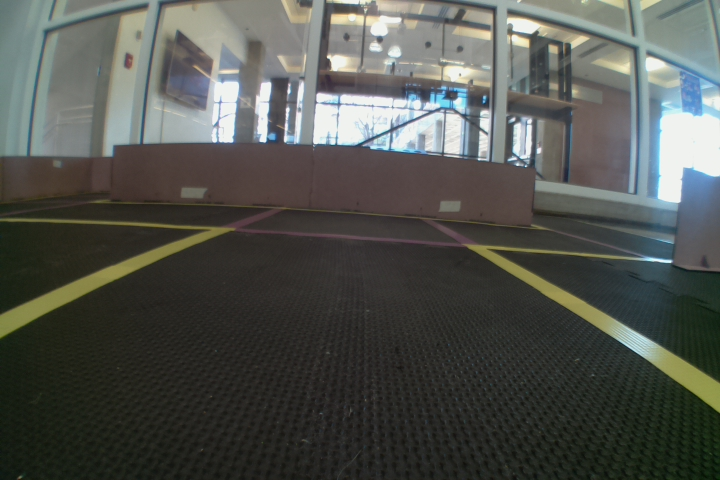
#> input picture Projects/Navigator/images/img5.jpg, 720 x 480 px
$ python segmentation.py
#> lines starting #> are read from the running program, lines starting #| are printed output that depends on the picture; after the words box and inside, x2 and y2 are one past the last pixel; in counts of white or black regions, pixels touching at a corner belong together; long printed decimals are rounded
import cv2 as cv
import numpy as np
import matplotlib.pyplot as plt
from mpl_toolkits.mplot3d import Axes3D
from matplotlib import cm
from matplotlib import colors
import imutils
from matplotlib.collections import LineCollection
#from picamera import PiCamera

def nothing(x):
	pass

# read/display original image
image = cv.imread('images/img5.jpg', 1)
#> image is the input picture: shape (480, 720, 3); mean B, G, R 78.8, 84, 81.5
image = image[int(image.shape[0]/3):image.shape[0],0:image.shape[1]]
#> image: shape (320, 720, 3)
base_image = image.copy()
fig, ((ax1, ax2, ax3, ax4), (ax5, ax6, ax7, ax8)) = plt.subplots(2, 4, figsize=(15,7))
hsv = cv.cvtColor(image, cv.COLOR_RGB2HSV)
#> hsv: shape (320, 720, 3); mean H, S, V 85.3, 51.7, 56.9
blurred = cv.bilateralFilter(image, 10, 75, 75)
#blurred_hsv = cv.GaussianBlur(hsv,(5,5),0)
#blurred_hsv = cv.medianBlur(gray, 5)
blurred_hsv = cv.cvtColor(blurred, cv.COLOR_RGB2HSV)
#> blurred_hsv: shape (320, 720, 3); mean H, S, V 85.9, 50.4, 56.7
#cv.adaptiveThreshold(gray,255,cv.ADAPTIVE_THRESH_GAUSSIAN_C,cv.THRESH_BINARY,11,2)

ax1.imshow(blurred)
ax2.imshow(blurred_hsv)
ax1.set_title('blurred')
ax2.set_title('blurred_hsv')

# [5 lines of commented-out code are left out]

"""
while 1:
	upper = np.array([230, 200, 120])
	lower = np.array([150, 120, 0])

	mask = cv.inRange(image, lower, upper)
	seg_img = cv.bitwise_and(image, image, mask=mask)

	cv.imshow('View', seg_img)
	cv.waitKey()

	if cv.getTrackbarPos('Upper/Lower', 'View'):
		upper[0] = cv.getTrackbarPos('R', 'View')
		upper[1] = cv.getTrackbarPos('G', 'View')
		upper[2] = cv.getTrackbarPos('B', 'View')
	else:
		lower[0] = cv.getTrackbarPos('R', 'View')
		lower[1] = cv.getTrackbarPos('G', 'View')
		lower[2] = cv.getTrackbarPos('B', 'View')
"""
low_noise = np.array([[20,0,100],[95,85,150]])

l_hsv = np.array([20,0, 100])
h_hsv = np.array([95,255, 255])

upp_noise = np.array([[90,60,100],[95,140,220]])

low_rgb = np.array([140, 140, 70])
upp_rgb = np.array([255, 255, 245])

mask1 = cv.inRange(blurred_hsv, l_hsv, h_hsv)
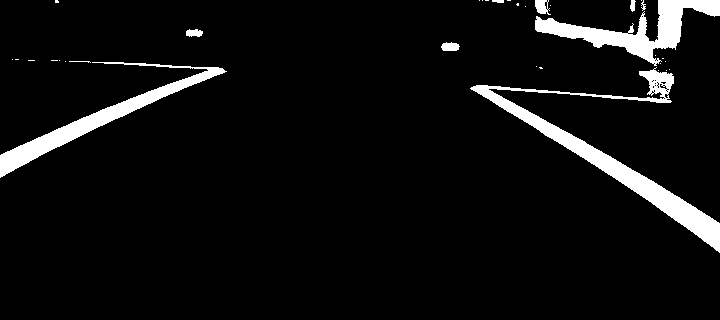
#> mask1: shape (320, 720); 5.9% white; 34 white regions (24 under 20 px), largest, box (x1, y1, x2, y2) and area: (470, 67, 720, 253) 5711, (535, 0, 720, 66) 3719, (0, 62, 227, 178) 3632
mask2 = cv.inRange(blurred_hsv, low_noise[0], low_noise[1])
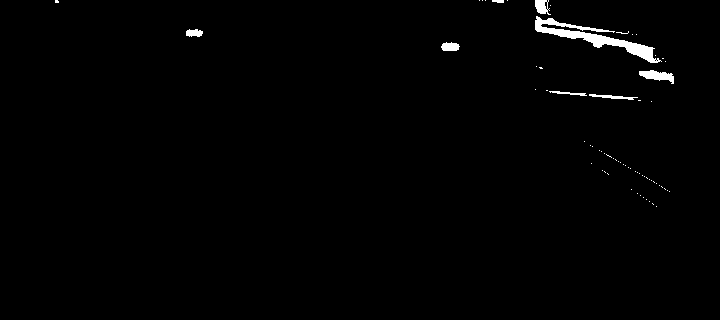
#> mask2: shape (320, 720); 1% white; 68 white regions (60 under 20 px), largest, box (x1, y1, x2, y2) and area: (535, 16, 662, 63) 1375, (639, 70, 674, 84) 267, (535, 0, 551, 15) 159
mask3 = cv.inRange(blurred_hsv, upp_noise[0], upp_noise[1])
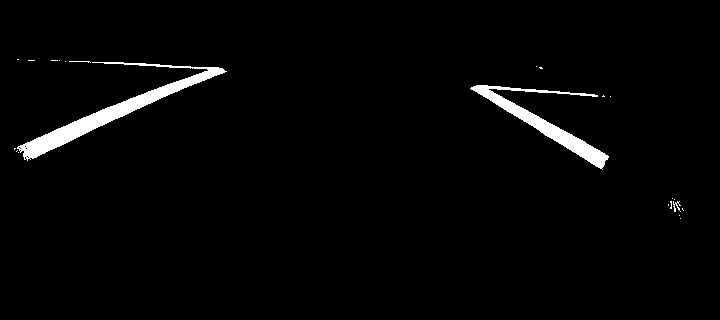
#> mask3: shape (320, 720); 2.3% white; 23 white regions (19 under 20 px), largest, box (x1, y1, x2, y2) and area: (17, 62, 227, 161) 3097, (470, 85, 609, 170) 2151, (673, 201, 681, 212) 40, (69, 61, 91, 63) 23
ax3.set_title('hsv mask')
ax4.set_title('low noise')
ax5.set_title('high noise')
ax3.imshow(mask1)
ax4.imshow(mask2)
ax5.imshow(mask3)
mask = mask1 ^ mask2
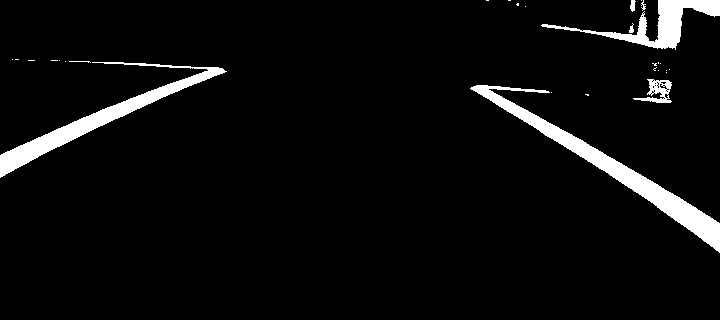
#> mask: shape (320, 720); 4.9% white; 29 white regions (21 under 20 px), largest, box (x1, y1, x2, y2) and area: (470, 85, 720, 253) 4747, (0, 62, 227, 178) 3632, (541, 0, 720, 50) 2286
#mask = mask ^ mask3
seg_img = cv.bitwise_and(blurred_hsv, blurred_hsv, mask=mask)
#> seg_img: shape (320, 720, 3); mean H, S, V 3.6, 4.3, 7.8
ax6.set_title('segmented')
ax6.imshow(seg_img)

"""
# plots a scatter of the colors in the photo
r, g, b = cv.split(image)
fig = plt.figure()
axis1 = fig.add_subplot(2, 1, 1, projection='3d')

pixel_colors = image.reshape((np.shape(image)[0]*np.shape(image)[1], 3))
norm = colors.Normalize(vmin=-1., vmax=1.)
norm.autoscale(pixel_colors)
pixel_colors = norm(pixel_colors).tolist()

axis1.scatter(r.flatten(), g.flatten(), b.flatten(), facecolors=pixel_colors, marker='.')
axis1.set_xlabel("red")
axis1.set_ylabel("green")
axis1.set_zlabel("blue")

hsv = cv.cvtColor(image, cv.COLOR_BGR2HSV)
h, s, v = cv.split(hsv)
axis2 = fig.add_subplot(2, 1, 2, projection='3d')
axis2.scatter(h.flatten(), s.flatten(), v.flatten(), facecolors=pixel_colors, marker='.')
axis2.set_xlabel("hue")
axis2.set_ylabel("sat")
axis2.set_zlabel("val")

plt.show()
cv.waitKey()
"""
# convert to grayscale and display original
#cv.imshow("gray", gray)
#cv.waitKey()

# filter for edges and display
edges = cv.Canny(seg_img, 0, 500)
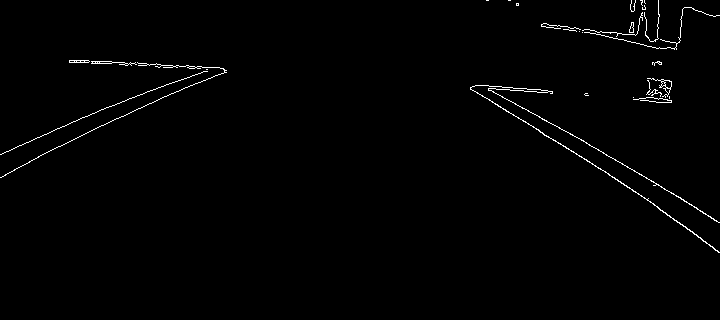
#> edges: shape (320, 720); 0.99% white in thin lines or dots, all inside (x1, y1, x2, y2) = (0, 0, 720, 253)
ax7.set_title('canny')
ax7.imshow(edges)

# [5 lines of commented-out code are left out]
"""
for c in contours:
	peri = cv.arcLength(c, True)
	approx = cv.approxPolyDP(c, 0.015 * peri, True)
	# if our approximated contour has four points, then
	# we can assume that we have found our screen
	if len(approx) == 4:
		boundary = approx
		break
"""
# draws the contours on the original
#cv.drawContours(image, contours[0], -1, (0,255,0), 3)
#cv.imshow("Segmented Contours", image)
#cv.waitKey()
line_img = np.zeros((image.shape[0], image.shape[1],3), dtype=np.uint8,)

# function calculates and draws lines in the edge image
threshold = 0
min_lin_len = 500
max_lin_gap = 0
dX = 0
dY = 0
line_col = []
lines = cv.HoughLinesP(edges, 100, 1, threshold, min_lin_len, max_lin_gap)
#> lines = 1568 rows, first 6: [661, 64, 661, 62], [502, 97, 502, 96], [497, 94, 497, 94], [585, 142, 585, 142], [680, 198, 680, 198], [147, 104, 147, 104]
left_lines = []
center_lines = []
right_lines = []
l_bound = 480 * 2 / 5
r_bound = 480 * 3 / 5
for line in lines:
	for x1, y1, x2, y2 in line:
		if x1 != x2:
			print(x1,x2,y1,y2)
			fit = np.polyfit((x1, x2), (y1, y2), 1)
			slope = fit[0]
			intercept = fit[1]
			if x1 < l_bound and x2 < l_bound:
				left_lines.append((slope, intercept))
				print('left')
			elif x1 > r_bound and x2 > r_bound:
				right_lines.append((slope, intercept))
				print('right')
			elif x1 < 480 and x2 < 480:
				center_lines.append((slope, intercept))
				print('center')
#> this loop made 1568 passes
#> (printed output is left out)
#> after the loop, center_lines = []; left_lines = 33 pairs, first value -1 to 5.62e-14, second value 62 to 198.3; right_lines = 98 pairs, first value -1 to 0.5, second value -268.8 to 846

left_avg = np.nanmean(left_lines, axis=0)
#> left_avg = [-0.194, 146.4]
right_avg = np.nanmean(right_lines, axis=0)
#> right_avg = [-0.101, 143.5]
center_avg = np.nanmean(center_lines, axis=0)
#> center_avg = nan


if len(left_avg.shape) == 1:
	cv.line(line_img, (0, int(left_avg[1])), (int(l_bound), int(l_bound * left_avg[0] + left_avg[1])), (0,255,0), 2)
if len(center_avg.shape) == 1:
	cv.line(line_img, (int(l_bound), int(center_avg[1])), (int(r_bound), int(r_bound * center_avg[0] + center_avg[1])), (0,255,0), 2)
if len(right_avg.shape) == 1:
	cv.line(line_img, (int(r_bound), int(right_avg[1])), (480, int(480 * right_avg[0] + right_avg[1])), (0,255,0), 2)
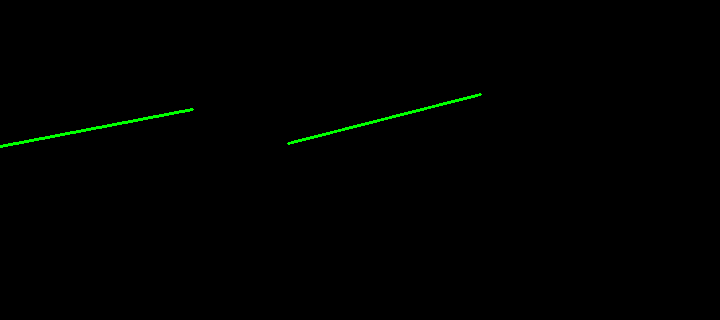
#> line_img: shape (320, 720, 3); mean of channels 0, 1, 2 0, 1.3, 0; drawn as B, G, R

print(left_avg, center_avg, right_avg)
#| [ -0.1944 146.354] nan [-1.00974026e-01  1.43465399e+02]

print('num lines:',len(lines))
#| num lines: 1568
image = cv.addWeighted(image, 0.8, line_img, 1.0, 0.0)
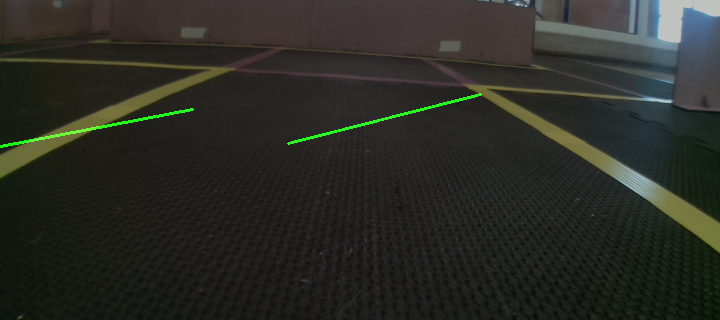
#> image: shape (320, 720, 3); mean B, G, R 37.5, 43.9, 42.5


# draw indicator line
center_point = (int(image.shape[1]/2),int(image.shape[0]/2))
#> center_point = (360, 160)
end_point = (center_point[0] - int(20 ), center_point[1] - int(20))
#> end_point = (340, 140)
print('center:',center_point)
#| center: (360, 160)
print('end_point:',end_point)
#| end_point: (340, 140)
cv.line(image, center_point, end_point, (255,0,0), 2)
#> image: shape (320, 720, 3); 0.05% of pixels changed, all inside (x1, y1, x2, y2) = (339, 139, 362, 162)
# mark front of indicator
cv.circle(image, end_point, 1, (0,255,0), -1)
#> image: shape (320, 720, 3); mean B, G, R 37.6, 43.9, 42.5

ax8.set_title('processed')
ax8.imshow(image)

plt.show()
#> figure, not shown here; B, G, R data is drawn as R, G, B
cv.waitKey()
# [4 lines of commented-out code are left out]
cv.destroyAllWindows()
